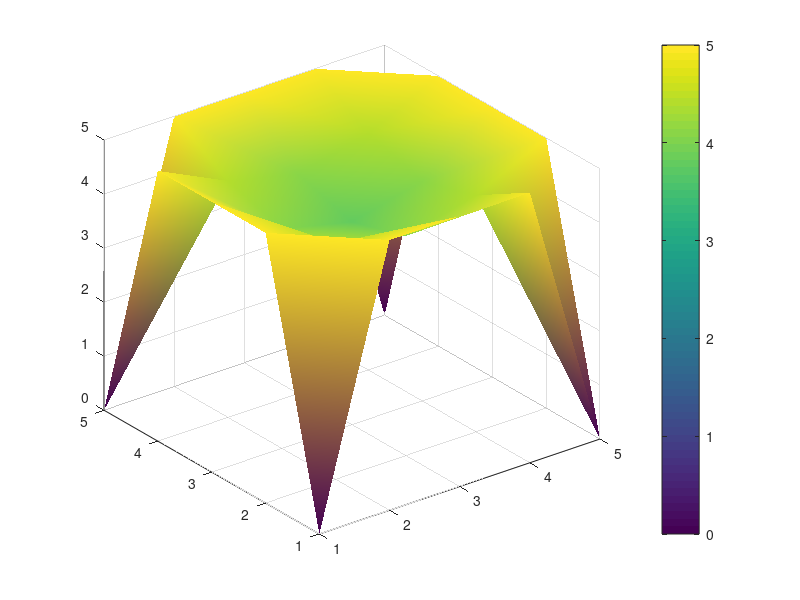

Here is the MATLAB script that generated this plot:
clear all;
clc;
n=input ('numero de nodos =');
ni=input ('numero de iteraciones =');
fs=input ('valor de la frontera superior =');
fi=input ('valor de la frontera izquierda =');
fd=input ('valor de la frontera derecha =');
fa=input ('valor de la frontera inferior =');
for k=1:ni;
for i=2:n-1;
     S(i,1)=fi;
        S(i,n)=fd;
        S(n,2:n-1)=fa;
        S(1,2:n-1)=fs;
end
S1=S;
for j=2:n-1;
for i=2:n-1;
   
S1(i,j)=(1/4)*(S(i+1,j)+S(i-1,j)+S(i,j+1)+S(i,j-1));
 
 
error(k)=sum(abs(S1(i,j)-S(i,j)));
 
 
end
end
S=S1;

end
x1=1:n;
 y1=1:n;
 [X,Y]=meshgrid(x1,y1);
 surf(X,Y,S);
shading interp
colorbar('eastoutside')

